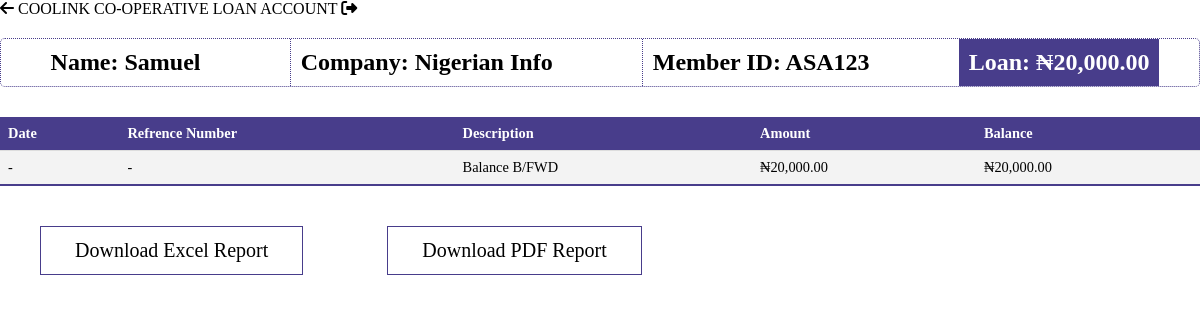
The app's page /loan/1 (signed in) with its own data.
### models.py (models this page shows, shortened)
class Person(db.Model,UserMixin):
    __tablename__ = 'persons'
    id = db.Column(db.Integer, primary_key=True)
    name = db.Column(db.String(100), nullable=False)
    role_id = db.Column(db.Integer, db.ForeignKey('roles.id'))
    email = db.Column(db.String, nullable=True,unique=True)
    password = db.Column(db.String(255), nullable=False)
    company_id = db.Column(db.Integer, db.ForeignKey('companies.id'))
    employee_id = db.Column(db.String, nullable=False,unique=True)
    phone_no = db.Column(db.String,unique=True)
    balance_bfd = db.Column(db.Float, default=0.0)
    total_balance = db.Column(db.Float, default=0.0)
    loan_balance = db.Column(db.Float, default=0.0)
    loan_balance_bfd = db.Column(db.Float, default=0.0)
    loans = db.relationship('Loan', backref='person')
    payments_made = db.relationship('SavingPayment', backref='payer', lazy=True)
    loan_payments_made = db.relationship('LoanPayment', backref='payer', lazy=True)

class Company(db.Model):
    __tablename__ = 'companies'
    id = db.Column(db.Integer, primary_key=True)
    name = db.Column(db.String(100), nullable=False,unique=True)
    balance_bfd = db.Column(db.Float, default=0.0)
    amount_accumulated = db.Column(db.Float, default=0.0)
    payments_made = db.relationship('BankPayment', backref='company_payer', lazy=True)
    employees = db.relationship('Person', backref='company', lazy=True)

### app.py (the view)
@app.route('/loan/<person_id>', methods=['GET', 'POST'])
@login_required
@role_required(['Admin','Secretary','Sub-Admin'])
def loan_account(person_id):
    loans = query.get_person_loans(person_id)
    person = query.get_person(person_id)
    payments = [payment for payment in person.loan_payments_made ]
    return render_template('query/loan_account.html',payments=payments, person=person, loans=loans)

### app.py (called while the page is built)
@login_manager.user_loader
def load_user(person_id):
    return Person.query.get(person_id)

def role_required(roles_required):
    def decorator(view_func):
        @wraps(view_func)
        def wrapper(*args, **kwargs):
            if not current_user.is_authenticated:
                flash("You must be logged in to access this page.", "danger")
                return redirect(url_for("login"))
            user_role = current_user.role
            if user_role.name not in roles_required:
                flash("You don't have the required role to access this page.", "danger")
                return redirect(url_for("dashboard"))  # Change this to your desired redirect
            return view_func(*args, **kwargs)
        return wrapper
    return decorator

@app.template_filter('currency')
@login_required
def currency(value):
    modified_value = format_currency(value)  # Modify the value as needed
    return modified_value

### filters.py (called while the page is built)
def format_currency(value, currency_symbol='₦', decimal_separator='.', thousands_separator=','):
    if value < 0:
        formatted_value = f'-{currency_symbol}{abs(value):,.2f}'
    else:
        formatted_value = f'{currency_symbol}{value:,.2f}'
    formatted_value = formatted_value.replace('.', decimal_separator).replace(',', thousands_separator)
    return formatted_value

### queries.py (called while the page is built)
    def get_person(self,person_id):
        person = Person.query.filter_by(id=person_id).first()
        return person

    def get_person_loans(self,person_id):
        loans = Loan.query.filter_by(person_id=person_id).first()
        return loans

### templates/query/loan_account.html (shortened to what this page needs)
{%extends 'base.html' %}
{% block header%}
COOLINK CO-OPERATIVE LOAN ACCOUNT
{% endblock  %}
{% block anchor%}
<a href="{{ url_for('get_persons') }}" id='arrow'><i class="fa-solid fa-arrow-left"></i></a>
{% endblock  %}
{%block content%}
<body id="person">
    <div class="dp">
        <div class='p-tag'><h2>Name: {{ person.name }}</h2></div>
        <div class='p-tag'><h2>Company: {{ person.company.name }}</h2></div>
        <div class='p-tag'><h2>Member ID: {{ person.employee_id }}</h2></div>
        <div class='p-tag'><h2>Loan: {{ person.loan_balance | currency }}</h2></div>
    </div>
        <table class='tab-content'>
            <thead>
                <tr>
                    <th>Date</th>
                    <th>Refrence Number</th>
                    <th>Description</th>
                    <th>Amount</th>
                    <th>Balance</th>
                </tr>
            </thead>
            <tbody>
                <tr>
                    <td> - </td>
                    <td> - </td>
                    <td>Balance B/FWD</td>
                    <td>{{ person.loan_balance_bfd| currency }}</td>
                    <td>{{ person.loan_balance_bfd| currency }}</td>
                </tr>
            </tbody>
        </table>
        <button id="downloadExcelButton">Download Excel Report</button>
        <button id="downloadPdfButton">Download PDF Report</button>
    </body>
{%endblock%}

### static/css/style.css (style rules this page uses)
* { margin: 0; padding: 0; box-sizing: border-box; font-family:'Times New Roman', Times, serif; }
#person * { color: #000; max-width: 90em; margin: 0 auto; }
#person .tab-content { width: 100%; border-collapse: collapse; font-size: 0.9em; min-width: 400px; }
#person .tab-content tr th { background-color: #483d8b; color: #fff; text-align: left; font-weight: bold; }
#person th, #person td { padding: 8px; text-align: left; border-bottom: 1px solid #ddd; }
#person .tab-content tbody tr:nth-of-type(odd) { background-color: #f3f3f3; }
#person .tab-content tbody tr:last-of-type { border-bottom: 2px solid #483d8b; }
#person button { margin: 2em 2em; display: inline-block; text-decoration: none; border: 1px solid #483d8b; padding: 12px 34px; font-size: 20px; background: transparent; position: relative; cursor: pointer; }
#person .dp .p-tag { border-left: 1px dotted #483d8b; padding: 10px; }
#person .dp .p-tag:last-of-type { background-color: #483d8b; border: none }
#person .dp .p-tag:last-of-type h2 { color: #ffffff; }
#person .dp .p-tag:first-of-type { border: none }
#person .dp { display: flex; margin: 20px 0 30px; border-radius: 5px; border: 1px dotted #483d8b; }

### records on screen
Person: name "Samuel", employee_id "ASA123", loan_balance "₦20,000.00", loan_balance_bfd "₦20,000.00"
Company: company.name "Nigerian Info"
